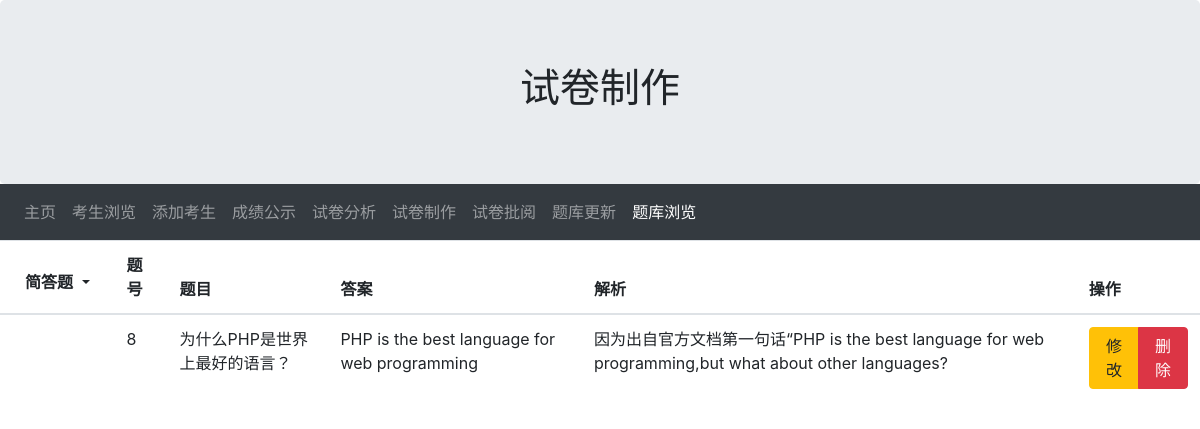
Screenshot of /teacher/problems_show_3.php with the database file from the repository.
### tables this page shows
CREATE TABLE `problems`  (
  `num` int NOT NULL AUTO_INCREMENT,
  `type` int NULL DEFAULT NULL,
  `A` varchar(255) NULL DEFAULT NULL,
  `B` varchar(255) NULL DEFAULT NULL,
  `C` varchar(255) NULL DEFAULT NULL,
  `D` varchar(255) NULL DEFAULT NULL,
  `ans` varchar(255) NULL DEFAULT NULL,
  `exp` varchar(255) NULL DEFAULT NULL,
  `item` varchar(255) NULL DEFAULT NULL,
  PRIMARY KEY (`num`) USING BTREE
);

### teacher/problems_show_3.php (the view, shortened to what this page needs)
<!DOCTYPE html>
<html lang="en">
<head>
    <link rel="stylesheet" href="https://cdn.staticfile.org/twitter-bootstrap/4.3.1/css/bootstrap.min.css">
</head>
<body>
<div class="jumbotron text-center" style="margin-bottom:0;margin-top:0;">
    <h1>试卷制作</h1>
</div>
<nav class="navbar navbar-expand-sm bg-dark navbar-dark">
    <ul class="navbar-nav">
        <li class="nav-item ">
            <a class="nav-link" href="teacher.php">主页</a>
        </li>
        <li class="nav-item ">
            <a class="nav-link" href="student_show.php">考生浏览</a>
        </li>
        <li class="nav-item">
            <a class="nav-link" href="student_add.html">添加考生</a>
        </li>
        <li class="nav-item">
            <a class="nav-link " target="_blank" href="../admin/grades_select.php">成绩公示</a>
        </li>
        <li class="nav-item">
            <a class="nav-link " href="analysis_select.php">试卷分析</a>
        </li>
        <li class="nav-item">
            <a class="nav-link " href="make_paper_1.php">试卷制作</a>
        </li>
        <li class="nav-item">
            <a class="nav-link " href="paper_marking_select.php">试卷批阅</a>
        </li>
        <li class="nav-item">
            <a class="nav-link" href="problems_add.html">题库更新</a>
        </li>
        <li class="nav-item active">
            <a class="nav-link" href="problems_show.php">题库浏览</a>
        </li>
    </ul>
</nav>
<div id="fill">
    <table class="table table-hover" style="">
        <thead>
        <tr style="min-width: 50px;">
            <th>
                <button type="button" class="btn dropdown-toggle" data-toggle="dropdown">
                    <strong>简答题</strong>
                </button>
            </th>
            <th style="min-width: 50px;">题号</th>
            <th>题目</th>
            <th style="min-width: 50px;">答案</th>
            <th style="min-width: 50px;">解析</th>
            <th style="min-width: 100px;">操作</th>
        </tr>
        </thead>
        <?php
        include('../conn.php');
        $sql = "SELECT * FROM problems WHERE type = '3' order by num;";
        $result = mysqli_query($conn, $sql);
        while ($row = mysqli_fetch_assoc($result)) {
            $num = $row['num'];
            $item = $row['item'];
            $ans = $row['ans'];
            $exp = $row['exp'];
            echo "
                <tbody>
                    <tr>
                        <td></td>
                        <td>$num</td>
                        <td>$item</td>
                        <td>$ans</td>
                        <td>$exp</td>
                        <td>
                            <div class=\"btn-group\">
                                <a class=\"btn btn-warning\" data-toggle=\"modal\" data-target=\"#myModal\"
                                data-num='$num' data-item='$item' data-ans='$ans' data-exp='$exp' >修改</a>
                                <a class=\"btn btn-danger\" href=\"problems_delete.php?num=$num\">删除</a>
                            </div>
                        </td>
                    </tr>
                </tbody>
			";
        }
        ?>
    </table>
</div>
</body>
</html>

### rows the page displays
problems: num "8", item "为什么PHP是世界上最好的语言？", ans "PHP is the best language for web programming", exp "因为出自官方文档第一句话“PHP is the best language for web programming,but what about other languages?"
